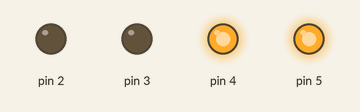
Recording of a sketch running on a simulated Arduino Mega 2560, built with avr-gcc and run on an emulated ATmega2560. Parts: output pins drawn as LEDs (lit = HIGH).

Above: at 0.2 s.
At 1.2 s:
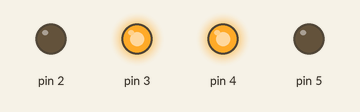
At 1.7 s:
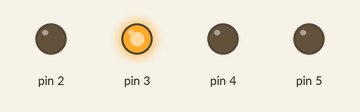
At 2.2 s:
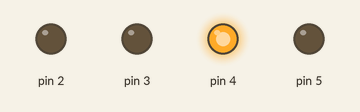
At 3.7 s:
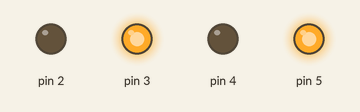
At 5.7 s:
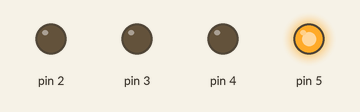
Timing chart, 0 to 6.9 s (numbered marks = the images above):
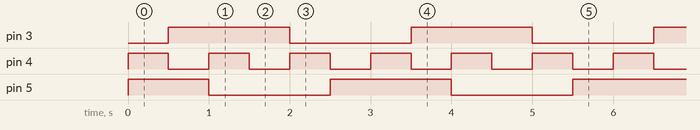

The sketch:

six.ino
```cpp
/*
*功能：每0.5秒RGB灯换一种颜色，颜色是RGB中选1或2种，共6色。
*材料：RGB模块，MEGA2560，杜邦线公对母若干
*GND接2，RGB接543，上传
*/
int a[3]={0};
void setup() {
  // put your setup code here, to run once:
 pinMode(3,OUTPUT);
 pinMode(2,OUTPUT);
 pinMode(4,OUTPUT);
 pinMode(5,OUTPUT);
 digitalWrite(2,LOW);
 digitalWrite(4,0);
 digitalWrite(5,0);
 digitalWrite(3,0);
}

void loop() {
  for(int i = 3;i<6;i++){
    if(a[i-3] == 0){
      digitalWrite(3,3-i);
      digitalWrite(4,4-i);
      digitalWrite(5,5-i);

    }else{
      digitalWrite(3,!(3-i));
      digitalWrite(4,!(4-i));
      digitalWrite(5,!(5-i));
    }
    a[i-3] = !a[i-3];
    delay(500);
  }
}
```

Measured:
- by itself, pin 3: alternates HIGH for 1.5 s and LOW for 1.5 s
- by itself, pin 4: alternates HIGH for 0.50 s and LOW for 0.50 s
- by itself, pin 5: repeats every 3.0 s: LOW 1.5 s, HIGH 1.5 s
